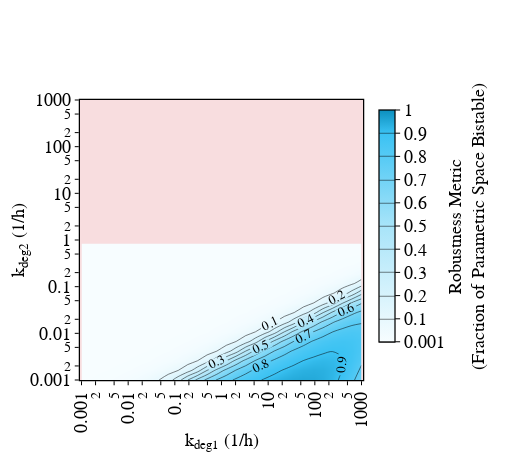

Source (notebook cell):
### Code cell
plot_robustness_landscape(rob_results_list)

### Figure 1 — Plotly figure (JSON) as saved in the notebook; plotly's stock layout.template omitted (floating-point values rounded to 4 significant figures; data arrays with more than 128 entries replaced by an {"elided": "..."} marker saying what was removed)
{"data": [{"colorbar": {"exponentformat": "power", "len": 0.9, "outlinecolor": "black", "outlinewidth": 1.25, "thickness": 16, "tickcolor": "black", "tickfont": {"color": "black", "family": "Myriad Pro", "size": 18}, "ticks": "outside", "tickvals": [0.001, 0.1, 0.2, 0.3, 0.4, 0.5, 0.6, 0.7, 0.8, 0.9, 1], "title": {"font": {"color": "black", "family": "Myriad Pro", "size": 18}, "side": "right", "text": "Robustness Metric<br>(Fraction of Parametric Space Bistable)"}, "y": 0.55}, "colorscale": [[0, "rgb(247, 253, 255)"], [0.5, "rgba(168, 228, 249,1)"], [0.9, "rgba(58, 194, 243,1)"], [1, "rgba(12, 143, 190,1)"]], "contours": {"coloring": "heatmap", "labelfont": {"color": "black", "family": "Myriad Pro", "size": 13}, "showlabels": true}, "ncontours": 10, "type": "contour", "x": [0.001, 0.00161, 0.002593, 0.004175, 0.006723, 0.01083, 0.01743, 0.02807, 0.0452, 0.07279, 0.1172, 0.1887, 0.3039, 0.4894, 0.788, 1.269, 2.043, 3.29, 5.298, 8.532, 13.74, 22.12, 35.62, 57.36, 92.37, 148.7, 239.5, 385.7, 621.0, 1000], "y": [0.001, 0.00161, 0.002593, 0.004175, 0.006723, 0.01083, 0.01743, 0.02807, 0.0452, 0.07279, 0.1172, 0.1887, 0.3039, 0.4894, 0.788, 1.269, 2.043, 3.29, 5.298, 8.532, 13.74, 22.12, 35.62, 57.36, 92.37, 148.7, 239.5, 385.7, 621.0, 1000], "z": {"elided": "30x30 float values"}, "zmax": 1, "zmin": 1e-09}], "layout": {"height": 460, "plot_bgcolor": "rgba(207,28,43,0.15)", "width": 510, "xaxis": {"dtick": "D2", "linecolor": "black", "linewidth": 1.25, "mirror": true, "nticks": 12, "range": [-3, 3], "showgrid": false, "showline": true, "side": "bottom", "tickangle": -90, "tickcolor": "black", "tickfont": {"color": "black", "family": "Myriad Pro", "size": 18}, "ticklen": 4, "ticks": "outside", "title": {"font": {"color": "black", "family": "Myriad Pro", "size": 18}, "standoff": 0.2, "text": "k<sub>deg1</sub> (1/h)"}, "type": "log", "zeroline": false}, "yaxis": {"anchor": "x", "dtick": "D2", "linecolor": "black", "linewidth": 1.25, "mirror": true, "range": [-3, 3], "scaleanchor": "x", "scaleratio": 1, "showgrid": false, "showline": true, "side": "left", "tickangle": 0, "tickcolor": "black", "tickfont": {"color": "black", "family": "Myriad Pro", "size": 18}, "ticklen": 4, "ticks": "outside", "title": {"font": {"color": "black", "family": "Myriad Pro", "size": 18}, "standoff": 0.2, "text": "k<sub>deg2</sub> (1/h)"}, "type": "log", "zeroline": false}}}
